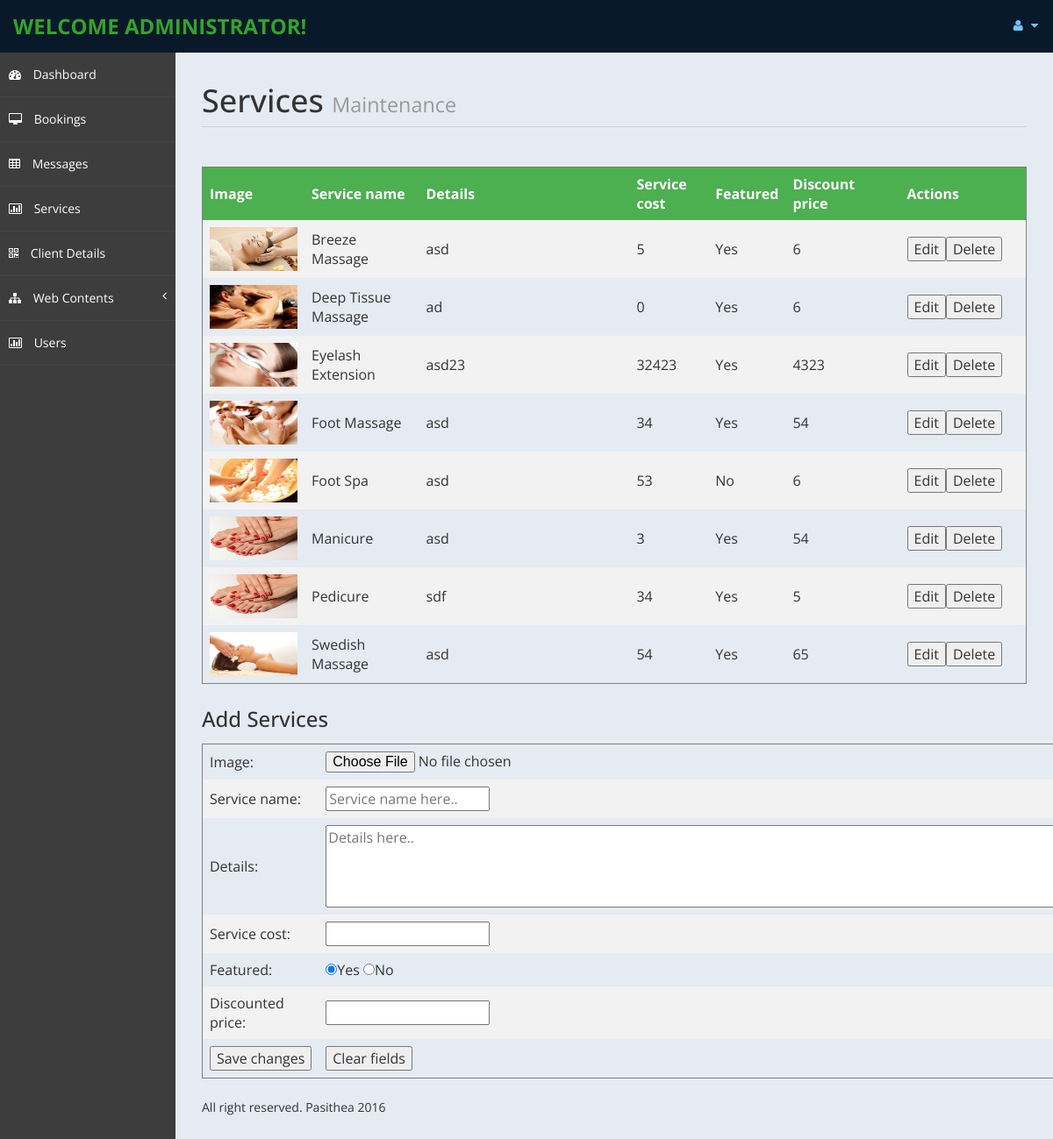
Screenshot of /admin/index.php?page=svcs with the database file from the repository.
### tables this page shows
CREATE TABLE `pasithea_services` (
  `id` int(11) NOT NULL,
  `image_url` varchar(200) NOT NULL,
  `service_name` varchar(100) NOT NULL,
  `service_details` varchar(300) NOT NULL,
  `service_cost` varchar(11) NOT NULL,
  `featured` int(2) NOT NULL,
  `discounted_price` varchar(11) NOT NULL
);

### admin/includes/services_api.php (called while the page is built, shortened)
<?php
$db = new Database();
$db = $db->connect();
function getAllServices(){
	$sql = 'SELECT * from pasithea_services order by service_name';
	return squery($sql);
}
function squery($sql){
	global $db;
	$result = $db->query($sql);
	$rows = array();
	while( $r = $result->fetch_object() ) {
		$rows[] = $r;
	}
	return $rows;
}
?>

### admin/services.php (the view, shortened to what this page needs)
<?php
include_once('includes/services_api.php');
?>
	<div id="page-inner">
		<div class="row">
			<div class="col-md-12">
					<h1 class="page-header">
					Services <small>Maintenance</small>
					</h1>
						<table>
							<tr>
								<th width='10%'>Image</h>
								<th width='15%'>Service name</th>
								<th width='30%'>Details</h>
								<th width='10%'>Service cost</th>
								<th width='3%'>Featured</th>
								<th width='15%'>Discount price</th>
								<th width='20%'>Actions</th>
							</tr>
							<?php
								$res = getAllServices();
								foreach($res as $rows){
							?>
							<tr id='<?php echo $rows->id?>'>
								<td><img src='<?php echo $rows->image_url;?>' width='100' height='50'></img></td>
								<td class='svcName'><?php echo $rows->service_name;?></td>
								<td class='svcDetail'><?php echo $rows->service_details;?></td>
								<td class='svcCost'><?php echo $rows->service_cost;?></td>
								<td class='svcFeat'><?php echo ($rows->featured == 1? 'Yes':'No');?></td>
								<td class='svcDisc'><?php echo $rows->discounted_price;?></td>
								<td><input type='button' id='edit-service' value='Edit'/><input type='button' id='delete-service' value='Delete'/></td>
							</tr>
							<?php
								}
							?>
						</table>
							<br>
					<div style='float:left'>
					<h3>Add Services</h3>
					<br>
					<table>
						<form enctype="multipart/form-data" action="upload.php" method="POST">
							<tr>
								<td>Image:</td>
								<td>
									<input name="fileToUpload" type="file"/>
								</td>
							</tr>
							<tr>
								<td>Service name:</td>
								<td><input type='text' id='serviceName' name='serviceName' placeholder='Service name here..' required/></td>
							</tr>
							<tr>
								<td>Details:</td>
								<td><textarea style="position:relative" id='serviceDetails' name='serviceDetails' rows="4" cols="100" placeholder='Details here..' required></textarea></td>
							</tr>
							<tr>
								<td>Service cost:</td>
								<td><input type='number' id='serviceCost' name='serviceCost' required></td>
							</tr>
							<tr>
								<td>Featured:</td>
								<td><input type='radio' id='radYes' name='radButton' value='1' checked>Yes</input>
								<input type='radio' id='radNo' name='radButton' value='0'>No</input></td>
							</tr>
							<tr>
								<td>Discounted price:</td>
								<td><input type='number' id='serviceDisc' name='serviceDisc' required></td>
							</tr>
							<tr>
								<td><input type="submit" name='submit' value="Save changes" /></td>
								<td><input type="button" name='btnClear' id='btnClear' value="Clear fields" /></td>
							</tr>
						</form>
					</table>
					</div>
			</div>
		</div>
		<footer><p>All right reserved. Pasithea 2016</p></footer>
	</div>

### admin/assets/css/custom-styles.css (style rules this page uses)
body { font-family: 'Open Sans', sans-serif; }
#page-inner { width:100%; margin:10px 20px 10px 0px; background-color:transparent; min-height:1200px; }
h1, .h1, h2, .h2, h3, .h3 { margin-top: 7px; margin-bottom: -5px; }
p { font-size:16px; line-height:25px; padding-top:20px; }
.page-header { padding-bottom: 9px; margin: 10px 0 45px; border-bottom: 1px solid #C7D1DD; }
footer p { font-size: 14px; }

### admin/services.php (style rules this page uses)
table { border: 1px solid gray; width: 100%; }
th, td { text-align: left; padding: 8px; }
tr:nth-child(even) { background-color: #f2f2f2 }
th { background-color: #4CAF50; color: white; }

### rows the page displays
pasithea_services: image_url (picture), service_name "Breeze Massage", service_details "asd", service_cost "5", featured "Yes", discounted_price "6"
pasithea_services: image_url (picture), service_name "Deep Tissue Massage", service_details "ad", service_cost "0", featured "Yes", discounted_price "6"
pasithea_services: image_url (picture), service_name "Eyelash Extension", service_details "asd23", service_cost "32423", featured "Yes", discounted_price "4323"
pasithea_services: image_url (picture), service_name "Foot Massage", service_details "asd", service_cost "34", featured "Yes", discounted_price "54"
pasithea_services: image_url (picture), service_name "Foot Spa", service_details "asd", service_cost "53", featured "No", discounted_price "6"
pasithea_services: image_url (picture), service_name "Manicure", service_details "asd", service_cost "3", featured "Yes", discounted_price "54"
pasithea_services: image_url (picture), service_name "Pedicure", service_details "sdf", service_cost "34", featured "Yes", discounted_price "5"
pasithea_services: image_url (picture), service_name "Swedish Massage", service_details "asd", service_cost "54", featured "Yes", discounted_price "65"
